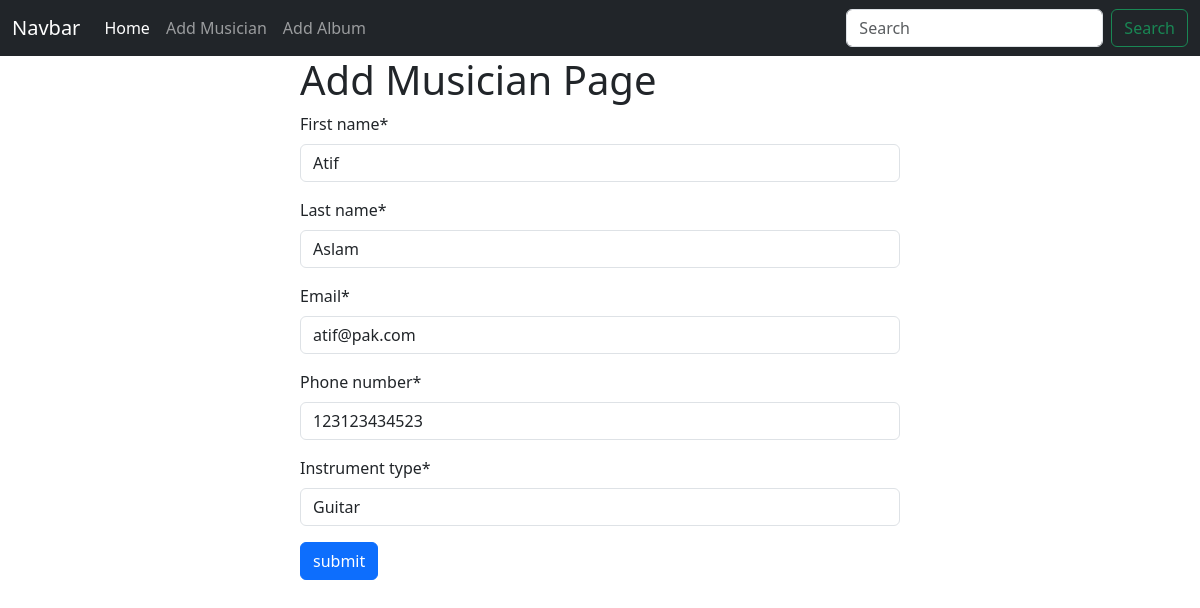
Screenshot of /musician/edit/13/ with the database file from the repository.
### musician/models.py (models this page shows, shortened)
class Musician(models.Model):
    first_name = models.CharField(max_length=50)
    last_name = models.CharField(max_length=50)
    email = models.EmailField(max_length=50)
    phone_number = models.IntegerField(max_length=13)
    instrument_type = models.CharField(max_length=50)

### musician/views.py (the view)
# urls.py: path("edit/<int:id>/", views.edit_musician, name="edit_musician"),
def edit_musician(request, id):
    musician = Musician.objects.get(id=id)
    if request.method == "POST":
        form = MusicianForm(request.POST, instance=musician)
        if form.is_valid():
            form.save()
            return redirect("homepage")
    else:
        form = MusicianForm(instance=musician)
    return render(request, "add_musician.html", {"form": form})

### musician/forms.py
class MusicianForm(forms.ModelForm):
    class Meta:
        model = Musician
        fields = "__all__"

### musician/templates/add_musician.html (shortened to what this page needs)
{% extends "base.html" %}
{% load crispy_forms_tags %}
{% block content %}
<form method="post" style="width: 50%; margin:auto">
    <h1>Add Musician Page</h1>
    {{form | crispy}}
    <button class="btn btn-primary">submit</button>
</form>
{% endblock %}

### rows the page displays
Musician: first_name "Atif", last_name "Aslam", email "atif@pak.com", phone_number "123123434523", instrument_type "Guitar"
